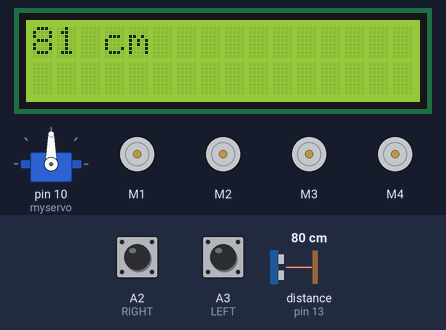
A sketch run on a simulated Arduino Uno, built with avr-gcc and run on an emulated ATmega328P. On the bench: 16×2 character LCD, servo, 4 × DC motor (green arrow = forward, orange = backward, longer = faster). The test bench sets the inputs (shaded band); at power-on: distance to the obstacle (sensor on pin 13) 80 cm, A2 (RIGHT) LOW, A3 (LEFT) LOW. The echo pulse lasts 58.3 µs per cm; what the sketch prints to the serial monitor is not drawn.

Above: at 6.7 s.
6.8 s: distance to the obstacle (sensor on pin 13) set to 2 cm
At 7.5 s:
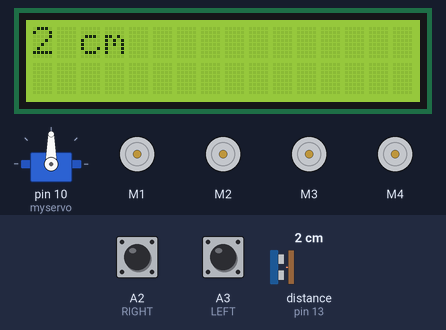
9.8 s: A2 (RIGHT) pulled HIGH for 0.15 s
At 10.4 s:
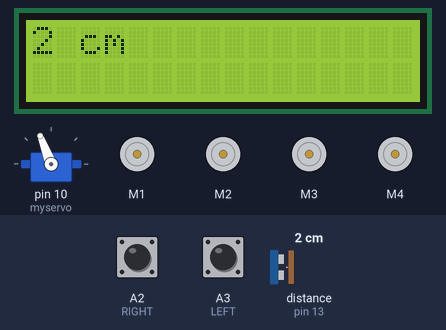
11.4 s: distance to the obstacle (sensor on pin 13) set to 4 cm
At 11.7 s:
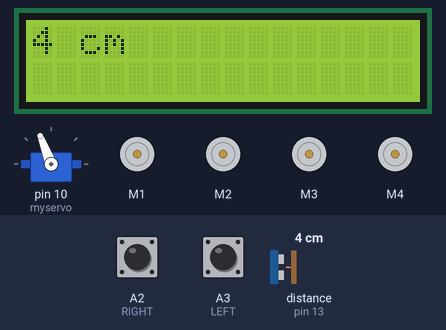
14.4 s: A3 (LEFT) pulled HIGH for 1 s
At 16.6 s:
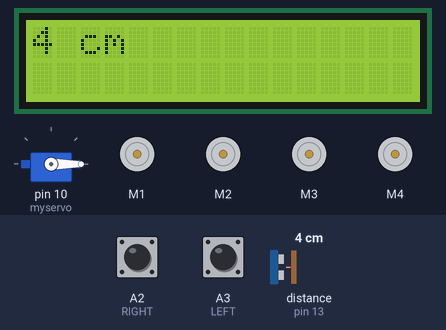
16.9 s: distance to the obstacle (sensor on pin 13) set to 13 cm
At 18.1 s:
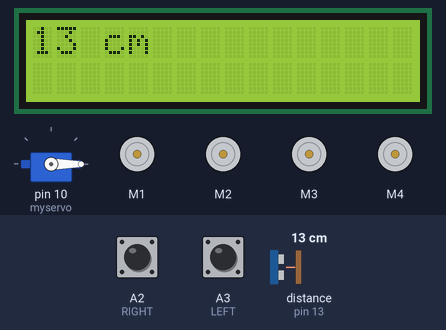
19.9 s: distance to the obstacle (sensor on pin 13) set to 4 cm
At 20.4 s:
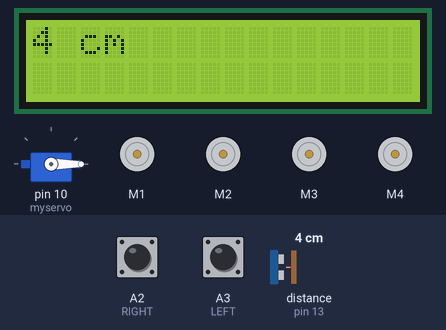
Timing chart, 0 to 22.9 s (numbered marks = the images above; inputs shaded):
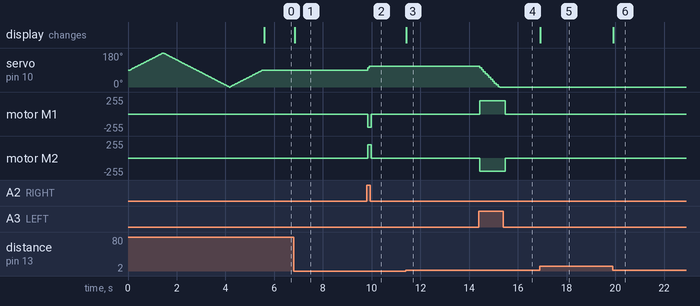

The sketch:

humanFollowingRobot.ino
```cpp
 #include<NewPing.h>
 #include<Servo.h>
 #include<AFMotor.h>
 #include <LiquidCrystal_I2C.h> // Library for LCD
LiquidCrystal_I2C lcd(0x27, 16,2);
 #define RIGHT A2
 #define LEFT A3
 #define TRIGGER_PIN 2
 #define ECHO_PIN 13
 #define MAX_DISTANCE 100
 NewPing sonar(TRIGGER_PIN, ECHO_PIN, MAX_DISTANCE);
 AF_DCMotor Motor1(1,MOTOR12_1KHZ);
 AF_DCMotor Motor2(2,MOTOR12_1KHZ);
 AF_DCMotor Motor3(3,MOTOR34_1KHZ);
 AF_DCMotor Motor4(4,MOTOR34_1KHZ);
 Servo myservo;
 int pos =0;
 void setup() {
  // put your setup code here, to run once:
  Serial.begin(9600);
  lcd.init();
 myservo.attach(10);
 {
 for(pos = 90; pos <= 180; pos += 1){
  myservo.write(pos);
  delay(15);
 } for(pos = 180; pos >= 0; pos-= 1) {
  myservo.write(pos);
  delay(15);
 }for(pos = 0; pos<=90; pos += 1) {
  myservo.write(pos);
  delay(15);
 }
 }
 pinMode(RIGHT, INPUT);
 pinMode(LEFT, INPUT);
 }
 void loop() {
  // put your main code here, to run repeatedly:
  delay(50);
  unsigned int distance = sonar.ping_cm();
    lcd.clear();
    lcd.setCursor(0,0);
    lcd.print(distance);
    lcd.print(" cm");
    lcd.backlight();
 Serial.print("distance");
 Serial.println(distance);
 int Right_Value = digitalRead(RIGHT);
 int Left_Value = digitalRead(LEFT);
 Serial.print("RIGHT");
 Serial.println(Right_Value);
 Serial.print("LEFT");
 Serial.println(Left_Value);
 if((Right_Value==1) && (distance>=10 && distance<=50)&&(Left_Value==1)){
  myservo.write(pos);
  Motor1.setSpeed(120);
  Motor1.run(FORWARD);
  Motor2.setSpeed(120);
  Motor2.run(FORWARD);
  Motor3.setSpeed(120);
  Motor3.run(FORWARD);
  Motor4.setSpeed(120);
  Motor4.run(FORWARD);
 }else if((Right_Value==0) && (Left_Value==1)) {
  pos -= 10;
  delay(15);
  myservo.write(pos);
  Motor1.setSpeed(200);
  Motor1.run(FORWARD);
  Motor2.setSpeed(200);
  Motor2.run(BACKWARD);
  // Motor3.setSpeed(100);
  // Motor3.run(BACKWARD);
  // Motor4.setSpeed(100);
  // Motor4.run(BACKWARD);
 }else if((Right_Value==1)&&(Left_Value==0)) {
  pos += 10;
  myservo.write(pos);
  delay(15);
  Motor1.setSpeed(200);
  Motor1.run(BACKWARD);
  Motor2.setSpeed(200);
  Motor2.run(FORWARD);
  // Motor3.setSpeed(200);
  // Motor3.run(FORWARD);
  // Motor4.setSpeed(200);
  // Motor4.run(FORWARD);
 }else if((Right_Value==1)&&(Left_Value==1)) {
  Motor1.setSpeed(0);
  Motor1.run(RELEASE);
  Motor2.setSpeed(0);
  Motor2.run(RELEASE);
  Motor3.setSpeed(0);
  Motor3.run(RELEASE);
  Motor4.setSpeed(0);
  Motor4.run(RELEASE);
 }else if(distance > 1 && distance < 10) {
  Motor1.setSpeed(0);
  Motor1.run(RELEASE);
  Motor2.setSpeed(0);
  Motor2.run(RELEASE);
  Motor3.setSpeed(0);
  Motor3.run(RELEASE);
  Motor4.setSpeed(0);
  Motor4.run(RELEASE);
 }
 }
```

Measured:
- after the input at 6.8 s, the display: changes at once (image 1)
- after the input at 9.8 s, servo on pin 10 (myservo): 90° → 101° at once, → 111° 0.07 s later; motor M1: stopped → backward 200/255 after 0.05 s, → stopped 0.13 s later; motor M2: stopped → forward 200/255 after 0.05 s, → stopped 0.13 s later
- after the input at 11.4 s, the display: changes at once (image 3)
- after the input at 14.4 s, servo on pin 10 (myservo): moves from 111° to 0° over 0.82 s, starting at once; motor M1: stopped → forward 200/255 at once, → stopped 1.0 s later; motor M2: stopped → backward 200/255 at once, → stopped 1.0 s later
- after the input at 16.9 s, the display: changes at once (image 5)
- after the input at 19.9 s, the display: changes at once (image 6)
